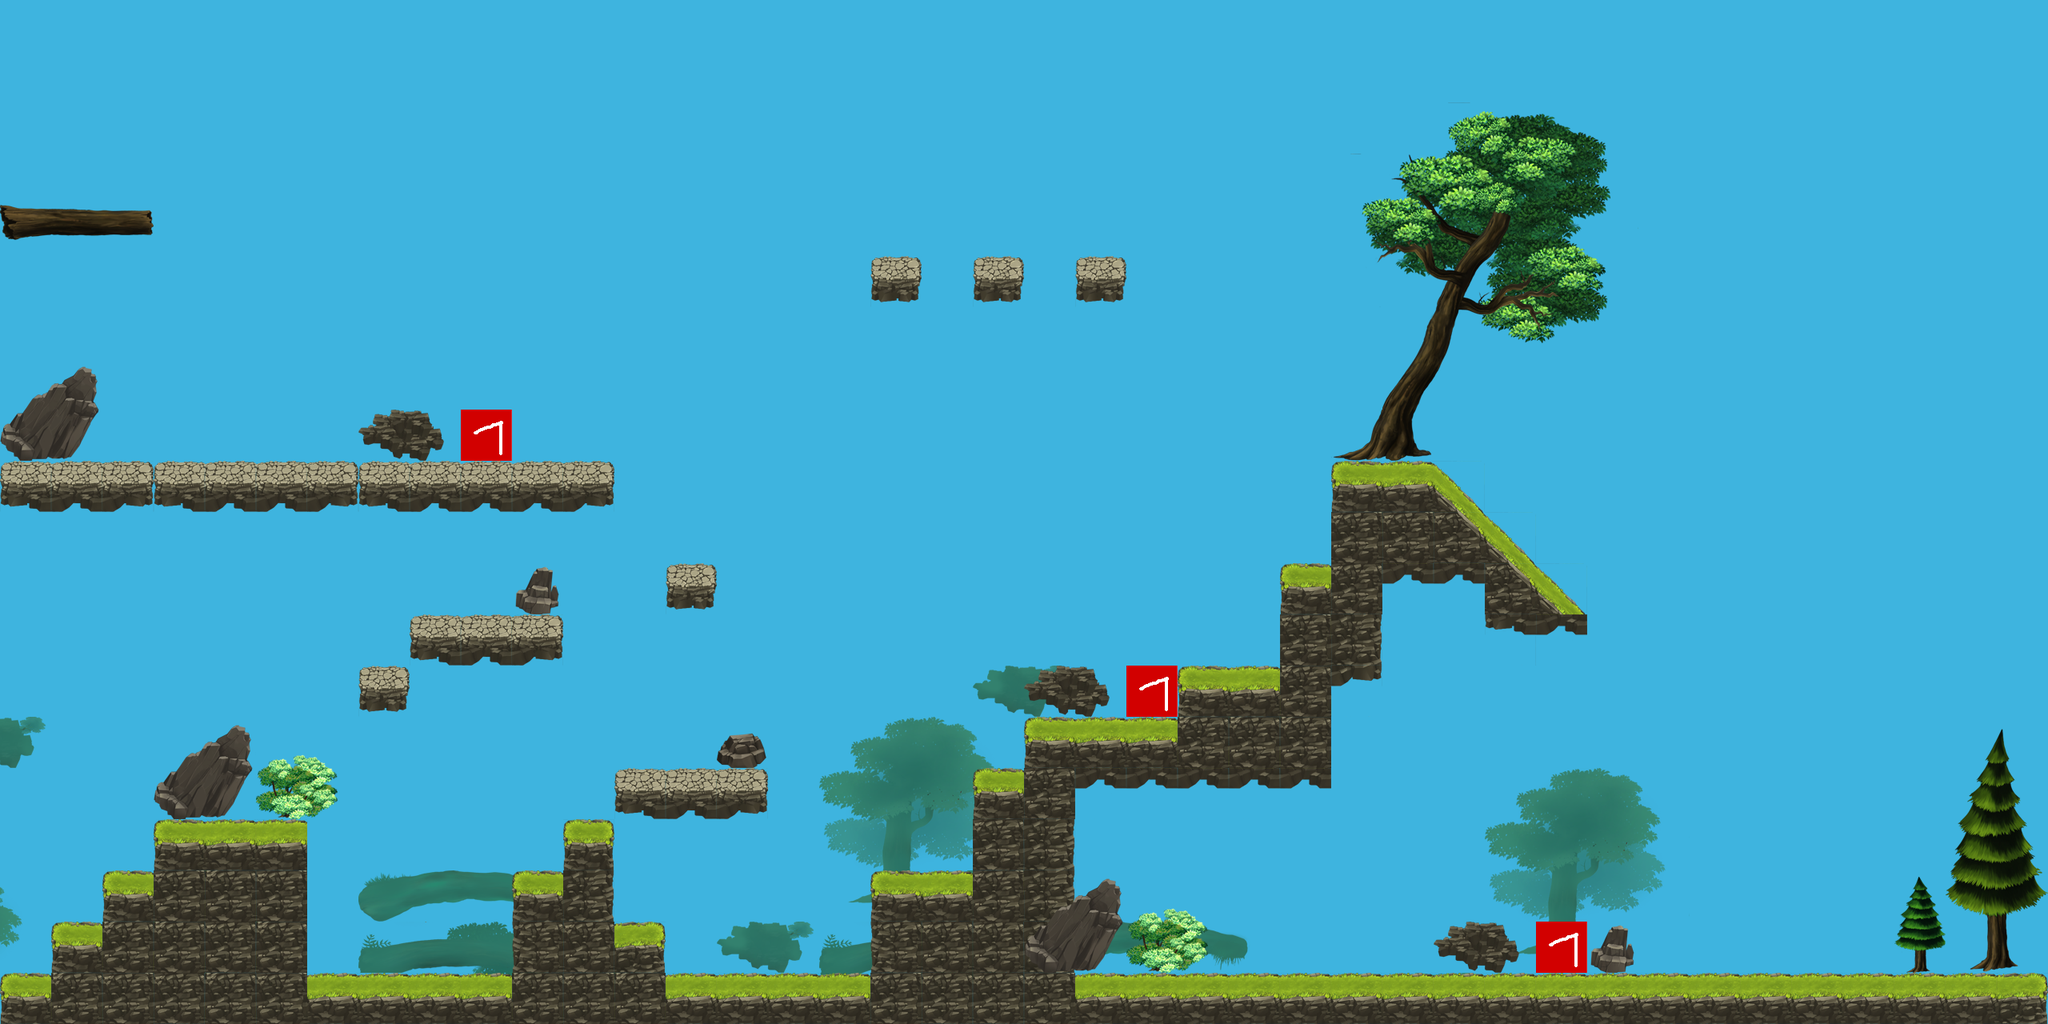

A level layout from a 2D game, rendered from its tile map. Below: a short description, then the map file with tile-grid data replaced by summaries:
An orthogonal 40x20 tile map with 64x64 px tiles, 4 tile layers (Capa de patrones 1, Capa de patrones 2, Capa de patrones 3, Enemigos), 4 tilesets.

<map version="1.0" orientation="orthogonal" renderorder="left-up" width="40" height="20" tilewidth="64" tileheight="64" backgroundcolor="#3eb4df" nextobjectid="12">
 <tileset firstgid="1" name="tile_matrix_bg" tilewidth="64" tileheight="64" tilecount="40">
  <image source="../../assets/drawable-hhdpi/tile_matrix_layer_1.png" width="512" height="320" />
 </tileset>
 <tileset firstgid="41" name="layer1" tilewidth="64" tileheight="64" tilecount="70">
  <image source="../../assets/drawable-hhdpi/tile_matrix_layer_2.png" width="640" height="448" />
 </tileset>
 <tileset firstgid="111" name="tile_matrix_bg2" tilewidth="64" tileheight="64" tilecount="80">
  <image source="../../assets/drawable-hhdpi/tile_matrix_layer_3.png" width="640" height="512" />
 </tileset>
 <tileset firstgid="191" name="enemy" tilewidth="64" tileheight="64" tilecount="2">
  <image source="../../assets/drawable-hhdpi/enemy_tile.png" width="128" height="64" />
 </tileset>
 <layer name="Capa de patrones 1" width="40" height="20">
  <data>[800 cells, 70 non-empty, 31 distinct tile ids]</data>
 </layer>
 <layer name="Capa de patrones 2" width="40" height="20">
  <data>[800 cells, 128 non-empty, 21 distinct tile ids]</data>
 </layer>
 <layer name="Capa de patrones 3" width="40" height="20">
  <data>[800 cells, 72 non-empty, 55 distinct tile ids]</data>
 </layer>
 <layer name="Enemigos" width="40" height="20">
  <data>[800 cells, 3 non-empty, 1 distinct tile ids]</data>
 </layer>
</map>
